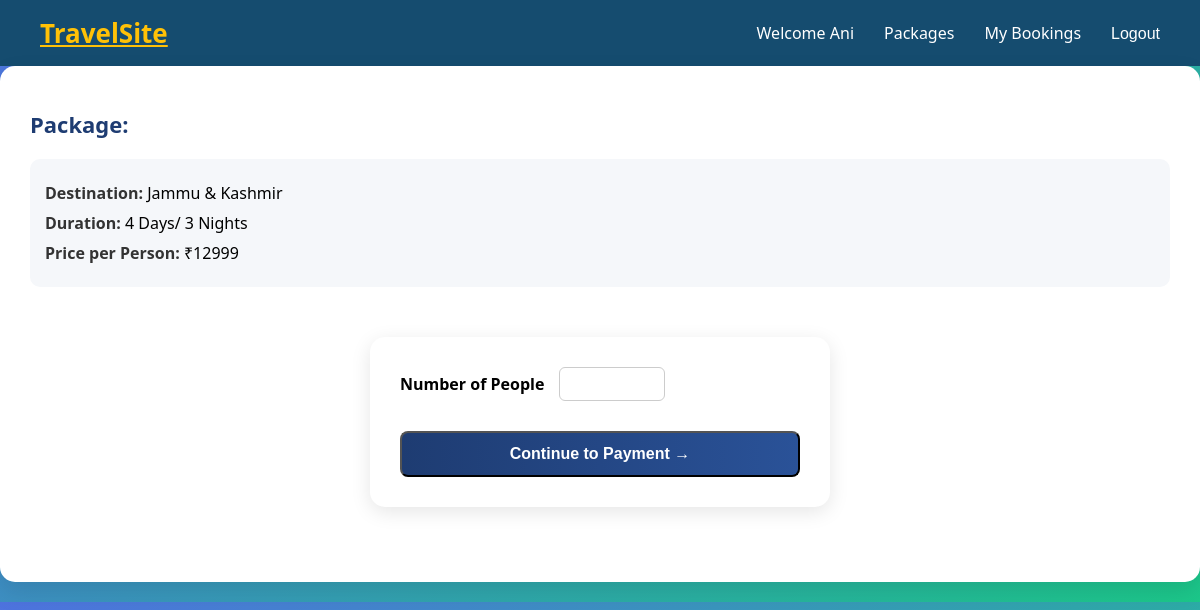
/book/2/ (signed in), run on the app's committed database.
### tour/models.py (models this page shows, shortened)
class Package(models.Model):
    title = models.CharField(max_length=200)
    destination = models.ForeignKey(Destination, on_delete=models.CASCADE)
    price = models.IntegerField()
    duration = models.CharField(max_length=100)
    description = models.TextField()

class Destination(models.Model):
    name = models.CharField(max_length=100)
    location = models.CharField(max_length=100)
    description = models.TextField()
    def __str__(self):
        return self.name

### tour/views.py (the view, shortened to what this page needs)
# urls.py: path('book/<int:package_id>/', views.book_package, name="book"),
@login_required
def book_package(request, package_id):
    package = Package.objects.get(id=package_id)
    return render(request, "tour/book.html", {"package": package})

### tour/templates/tour/book.html (shortened to what this page needs)
{% extends 'tour/base.html' %}
{% block content %}
<div class="booking-container">
    <div class="booking-card">
        <h2 class="package-title">Package: {{ package.name }}</h2>
        <div class="package-info">
            <p><span>Destination:</span> {{ package.destination }}</p>
            <p><span>Duration:</span> {{ package.duration }}</p>
            <p><span>Price per Person:</span> ₹{{ package.price }}</p>
        </div>
        <form method="POST" class="booking-form">
            <div class="form-group">
                <label>Number of People</label>
                <input type="number" name="persons" min="1" required>
            </div>
            <button type="submit" class="pay-btn">
                Continue to Payment →
            </button>
        </form>
</div>
</div>
{% endblock %}

### tour/templates/tour/base.html (shortened to what this page needs)
{% load static %}
<!DOCTYPE html>
<html>
<head>
    <link rel="stylesheet" href="{% static 'css/style.css' %}">
</head>
<body>
<header class="navbar">
    <div class="logo">
        <a href="{% url 'home' %}">TravelSite</a>
    </div>
    <div class="nav-right">
        {% if user.is_authenticated %}
            <span class="welcome">Welcome {{ user.username }}</span>
        <a href="{% url 'packages' %}">Packages</a>
        <a href="{% url 'my_bookings' %}">My Bookings</a>
<form method="POST" action="{% url 'logout' %}" style="display:inline;">
    <button type="submit" class="logout-btn">Logout</button>
</form>        {% else %}
            <a href="{% url 'register' %}">Register</a>
            <a href="{% url 'login' %}">Login</a>
            <a href="{% url 'packages' %}">Packages</a>
        {% endif %}
    </div>
</header>
<div class="container">
    {% block content %}
    {% endblock %}
</div>
</body>
</html>

### tour/static/css/style.css (style rules this page uses)
.navbar { display: flex; justify-content: space-between; align-items: center; background-color: #154c6f; padding: 15px 40px; }
.logo a { font-size: 26px; font-weight: bold; color: #ffc107; }
.nav-right { display: flex; align-items: center; gap: 30px; }
.welcome { color: white; font-weight: 500; }
.nav-right a { text-decoration: none; color: white; font-weight: 500; transition: 0.3s; }
.logout-btn { background: none; border: none; color: white; font-weight: 500; font-size: 16px; cursor: pointer; transition: 0.3s; padding: 0; }
body { margin: 0; font-family: 'Segoe UI', sans-serif; background: linear-gradient(135deg, #4e73df, #1cc88a); }
input { width: 100%; padding: 10px; border-radius: 8px; border: 1px solid #ccc; transition: 0.3s; }
.booking-form { width: 400px; margin: 50px auto; background: white; padding: 30px; border-radius: 15px; box-shadow: 0 5px 20px rgba(0,0,0,0.1); }
.booking-card { background: white; border-radius: 15px; padding: 20px; margin-bottom: 20px; position: relative; }
.booking-card { background: #ffffff; border-radius: 15px; padding: 25px 30px; box-shadow: 0 10px 25px rgba(0,0,0,0.1); transition: 0.3s; }
.package-title { margin-bottom: 20px; color: #1e3c72; font-size: 22px; }
.package-info { background: #f5f7fa; padding: 15px; border-radius: 10px; margin-bottom: 25px; }
.package-info p { margin: 8px 0; font-size: 16px; }
.package-info span { font-weight: 600; color: #333; }
.form-group { display: flex; align-items: center; gap: 15px; margin-bottom: 20px; }
.form-group label { flex: 0 0 auto; font-weight: 600; }
.form-group input { flex: 0 0 80px; padding: 8px 12px; border-radius: 6px; border: 1px solid #ccc; font-size: 14px; }
.pay-btn { width: 100%; padding: 12px; border-radius: 8px; background: linear-gradient(to right, #1e3c72, #2a5298); color: white; font-weight: 600; font-size: 16px; cursor: pointer; transition: 0.3s ease; margin-top: 10px; }

### data on the page
Package: destination "Jammu & Kashmir", duration "4 Days/ 3 Nights", price "12999"

### other printed values
{{ user.username }} "Ani"
